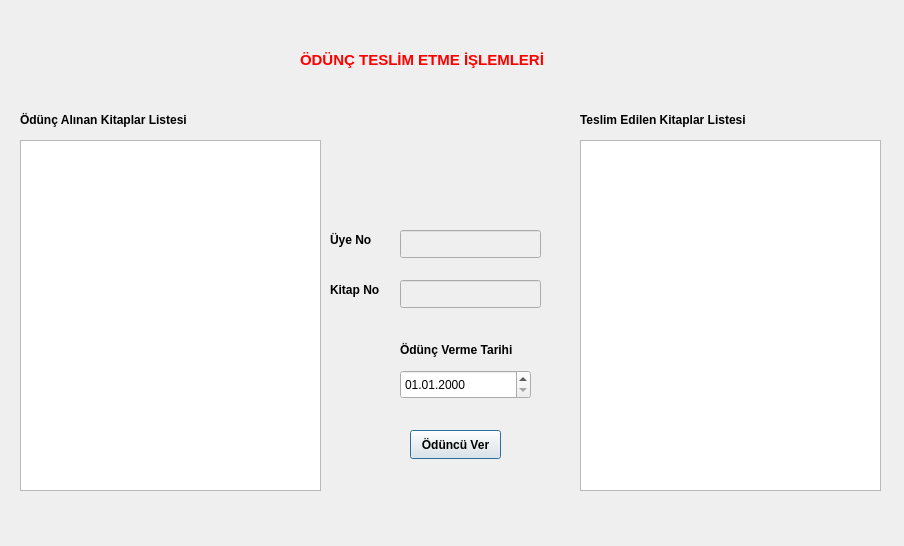
<?xml version="1.0" encoding="UTF-8"?>
<ui version="4.0">
 <class>oduncteslim</class>
 <widget class="QDialog" name="oduncteslim">
  <property name="geometry">
   <rect>
    <x>0</x>
    <y>0</y>
    <width>904</width>
    <height>546</height>
   </rect>
  </property>
  <property name="windowTitle">
   <string>Dialog</string>
  </property>
  <widget class="QTableView" name="odunc_tableView">
   <property name="geometry">
    <rect>
     <x>20</x>
     <y>140</y>
     <width>301</width>
     <height>351</height>
    </rect>
   </property>
  </widget>
  <widget class="QTableView" name="teslim_tableView_2">
   <property name="geometry">
    <rect>
     <x>580</x>
     <y>140</y>
     <width>301</width>
     <height>351</height>
    </rect>
   </property>
  </widget>
  <widget class="QLabel" name="label">
   <property name="geometry">
    <rect>
     <x>330</x>
     <y>230</y>
     <width>63</width>
     <height>20</height>
    </rect>
   </property>
   <property name="font">
    <font>
     <bold>true</bold>
    </font>
   </property>
   <property name="text">
    <string>Üye No</string>
   </property>
  </widget>
  <widget class="QLabel" name="label_2">
   <property name="geometry">
    <rect>
     <x>330</x>
     <y>280</y>
     <width>63</width>
     <height>20</height>
    </rect>
   </property>
   <property name="font">
    <font>
     <bold>true</bold>
    </font>
   </property>
   <property name="text">
    <string>Kitap No</string>
   </property>
  </widget>
  <widget class="QLabel" name="label_3">
   <property name="geometry">
    <rect>
     <x>580</x>
     <y>110</y>
     <width>231</width>
     <height>20</height>
    </rect>
   </property>
   <property name="font">
    <font>
     <bold>true</bold>
    </font>
   </property>
   <property name="text">
    <string>Teslim Edilen Kitaplar Listesi</string>
   </property>
  </widget>
  <widget class="QLabel" name="label_4">
   <property name="geometry">
    <rect>
     <x>20</x>
     <y>110</y>
     <width>211</width>
     <height>20</height>
    </rect>
   </property>
   <property name="font">
    <font>
     <bold>true</bold>
    </font>
   </property>
   <property name="text">
    <string>Ödünç Alınan Kitaplar Listesi</string>
   </property>
  </widget>
  <widget class="QLabel" name="label_5">
   <property name="geometry">
    <rect>
     <x>400</x>
     <y>340</y>
     <width>151</width>
     <height>20</height>
    </rect>
   </property>
   <property name="font">
    <font>
     <bold>true</bold>
    </font>
   </property>
   <property name="text">
    <string>Ödünç Verme Tarihi</string>
   </property>
  </widget>
  <widget class="QDateEdit" name="teslim_tarih_dateEdit">
   <property name="geometry">
    <rect>
     <x>400</x>
     <y>370</y>
     <width>131</width>
     <height>29</height>
    </rect>
   </property>
   <property name="displayFormat">
    <string>dd.MM.yyyy</string>
   </property>
  </widget>
  <widget class="QLineEdit" name="uye_no_lineEdit">
   <property name="enabled">
    <bool>false</bool>
   </property>
   <property name="geometry">
    <rect>
     <x>400</x>
     <y>230</y>
     <width>141</width>
     <height>28</height>
    </rect>
   </property>
  </widget>
  <widget class="QLineEdit" name="kitap_no_lineEdit_2">
   <property name="enabled">
    <bool>false</bool>
   </property>
   <property name="geometry">
    <rect>
     <x>400</x>
     <y>280</y>
     <width>141</width>
     <height>28</height>
    </rect>
   </property>
  </widget>
  <widget class="QPushButton" name="odunc_teslim_pushButton">
   <property name="geometry">
    <rect>
     <x>410</x>
     <y>430</y>
     <width>91</width>
     <height>29</height>
    </rect>
   </property>
   <property name="font">
    <font>
     <bold>true</bold>
    </font>
   </property>
   <property name="text">
    <string>Ödüncü Ver</string>
   </property>
  </widget>
  <widget class="QLabel" name="label_6">
   <property name="geometry">
    <rect>
     <x>300</x>
     <y>50</y>
     <width>311</width>
     <height>20</height>
    </rect>
   </property>
   <property name="font">
    <font>
     <pointsize>11</pointsize>
     <bold>true</bold>
    </font>
   </property>
   <property name="styleSheet">
    <string notr="true">color: rgb(255, 0, 0);</string>
   </property>
   <property name="text">
    <string>ÖDÜNÇ TESLİM ETME İŞLEMLERİ</string>
   </property>
  </widget>
 </widget>
 <resources/>
 <connections/>
</ui>
